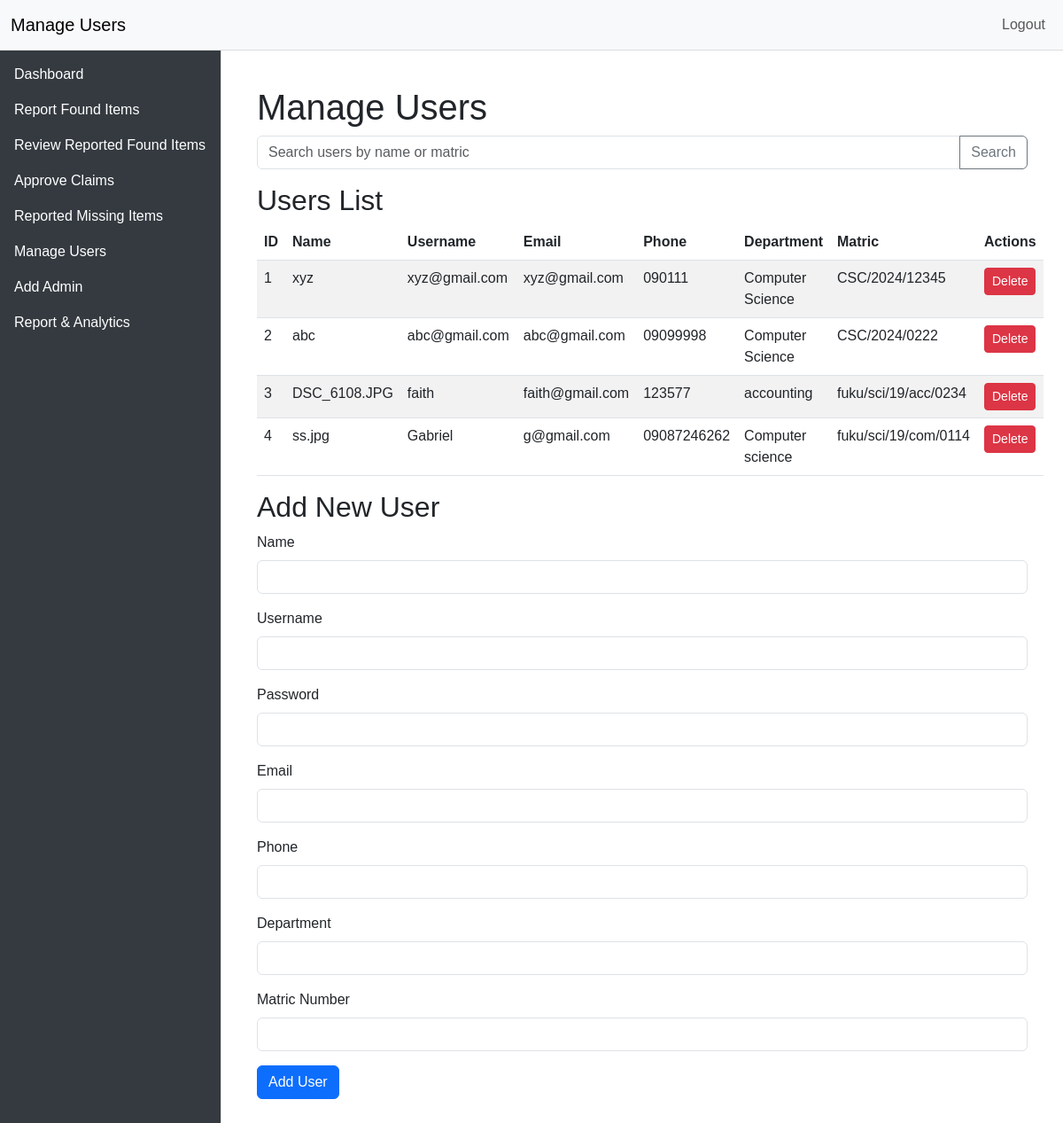
The page /manage_users.php (signed in) on the database its author committed.
### tables this page shows
CREATE TABLE `user_reg` (
  `id` int(11) NOT NULL,
  `name` varchar(100) NOT NULL,
  `username` varchar(50) NOT NULL,
  `password` varchar(255) NOT NULL,
  `email` varchar(100) NOT NULL,
  `phone` varchar(20) NOT NULL,
  `department` varchar(100) NOT NULL,
  `matric` varchar(20) NOT NULL,
  `profile_photo` varchar(255) DEFAULT NULL,
  `created_at` timestamp NOT NULL DEFAULT current_timestamp()
);

### manage_users.php (the view, shortened to what this page needs)
<?php
include("conn.php");
$searchTerm = isset($_GET['search']) ? $_GET['search'] : '';
$sqlUsers = "SELECT * FROM user_reg WHERE name LIKE :searchTerm OR matric LIKE :searchTerm";
$stmtUsers = $pdo->prepare($sqlUsers);
$stmtUsers->execute([':searchTerm' => '%' . $searchTerm . '%']);
$users = $stmtUsers->fetchAll();
?>
<!DOCTYPE html>
<html lang="en">
<head>
    <link href="https://cdn.jsdelivr.net/npm/bootstrap@5.3.0/dist/css/bootstrap.min.css" rel="stylesheet">
</head>
<body>
    <nav class="navbar navbar-expand-lg navbar-light bg-light">
        <div class="container-fluid">
            <a class="navbar-brand" href="#">Manage Users</a>
            <div class="collapse navbar-collapse" id="navbarNav">
                <ul class="navbar-nav ms-auto">
                    <li class="nav-item">
                        <a class="nav-link" href="admin_logout.php">Logout</a>
                    </li>
                </ul>
            </div>
        </div>
    </nav>
    <div class="sidebar">
    <div class="sidebar-sticky">
        <ul class="nav flex-column">
            <li class="nav-item">
                <a class="nav-link" href="admin_dashboard.php">Dashboard</a>
            </li>
            <li class="nav-item">
                <a class="nav-link" href="adminreport.php">Report Found Items</a>
            </li>
            <li class="nav-item">
                <a class="nav-link" href="adminreview.php">Review Reported Found Items</a>
            </li>
            <li class="nav-item">
                <a class="nav-link" href="manage_found.php">Approve Claims</a>
            </li>
            <li class="nav-item">
                <a class="nav-link" href="adminview.php">Reported Missing Items</a>
            </li>
            <li class="nav-item">
                <a class="nav-link" href="manage_users.php">Manage Users</a>
            </li>
            <li class="nav-item">
                <a class="nav-link" href="admin_secrete_add.php">Add Admin</a>
            </li>
            <li class="nav-item">
                <a class="nav-link" href="analytics.php">Report & Analytics</a>
            </li>
        </ul>
    </div>
</div>
    <div class="content-area">
        <h1>Manage Users</h1>
        <form method="GET" action="">
            <div class="input-group mb-3">
                <input type="text" class="form-control" placeholder="Search users by name or matric" name="search" value="<?php echo htmlspecialchars($searchTerm); ?>">
                <button class="btn btn-outline-secondary" type="submit">Search</button>
            </div>
        </form>
        <h2>Users List</h2>
        <table class="table table-striped">
            <thead>
                <tr>
                    <th>ID</th>
                    <th>Name</th>
                    <th>Username</th>
                    <th>Email</th>
                    <th>Phone</th>
                    <th>Department</th>
                    <th>Matric</th>
                    <th>Actions</th>
                </tr>
            </thead>
            <tbody>
                <?php foreach ($users as $user): ?>
                    <tr>
                        <td><?php echo htmlspecialchars($user['id']); ?></td>
                        <td><?php echo htmlspecialchars($user['name']); ?></td>
                        <td><?php echo htmlspecialchars($user['username']); ?></td>
                        <td><?php echo htmlspecialchars($user['email']); ?></td>
                        <td><?php echo htmlspecialchars($user['phone']); ?></td>
                        <td><?php echo htmlspecialchars($user['department']); ?></td>
                        <td><?php echo htmlspecialchars($user['matric']); ?></td>
                        <td>
                            <form method="POST" style="display:inline;">
                                <button type="submit" name="delete_user" class="btn btn-danger btn-sm">Delete</button>
                            </form>
                        </td>
                    </tr>
                <?php endforeach; ?>
            </tbody>
        </table>
        <h2>Add New User</h2>
        <form method="POST" action="">
            <div class="mb-3">
                <label for="name" class="form-label">Name</label>
                <input type="text" class="form-control" id="name" name="name" required>
            </div>
            <div class="mb-3">
                <label for="username" class="form-label">Username</label>
                <input type="text" class="form-control" id="username" name="username" required>
            </div>
            <div class="mb-3">
                <label for="password" class="form-label">Password</label>
                <input type="password" class="form-control" id="password" name="password" required>
            </div>
            <div class="mb-3">
                <label for="email" class="form-label">Email</label>
                <input type="email" class="form-control" id="email" name="email" required>
            </div>
            <div class="mb-3">
                <label for="phone" class="form-label">Phone</label>
                <input type="text" class="form-control" id="phone" name="phone" required>
            </div>
            <div class="mb-3">
                <label for="department" class="form-label">Department</label>
                <input type="text" class="form-control" id="department" name="department" required>
            </div>
            <div class="mb-3">
                <label for="matric" class="form-label">Matric Number</label>
                <input type="text" class="form-control" id="matric" name="matric" required>
            </div>
            <button type="submit" name="add_user" class="btn btn-primary">Add User</button>
        </form>
    </div>
</body>
</html>

### manage_users.php (style rules this page uses)
body, html { height: 100%; margin: 0; font-family: Arial, sans-serif; }
.navbar { z-index: 1050; background-color: #f8f9fa; border-bottom: 1px solid #ddd; }
.sidebar { position: fixed; top: 0; bottom: 0; left: 0; width: 250px; z-index: 1000; padding-top: 56px; border-right: 1px solid #ddd; background-color: #343a40; }
.sidebar-sticky { position: -webkit-sticky; position: sticky; top: 0; height: calc(100vh - 56px); padding-top: 0.5rem; overflow-x: hidden; overflow-y: auto; }
.sidebar .nav-link { font-weight: 500; color: #ffffff; }
.content-area { margin-left: 250px; padding: 40px; }

### rows shown on the page
user_reg: id "1", name "xyz", username "xyz@gmail.com", email "xyz@gmail.com", phone "090111", department "Computer Science", matric "CSC/2024/12345"
user_reg: id "2", name "abc", username "abc@gmail.com", email "abc@gmail.com", phone "09099998", department "Computer Science", matric "CSC/2024/0222"
user_reg: id "3", name "DSC_6108.JPG", username "faith", email "faith@gmail.com", phone "123577", department "accounting", matric "fuku/sci/19/acc/0234"
user_reg: id "4", name "ss.jpg", username "Gabriel", email "g@gmail.com", phone "09087246262", department "Computer science", matric "fuku/sci/19/com/0114"
